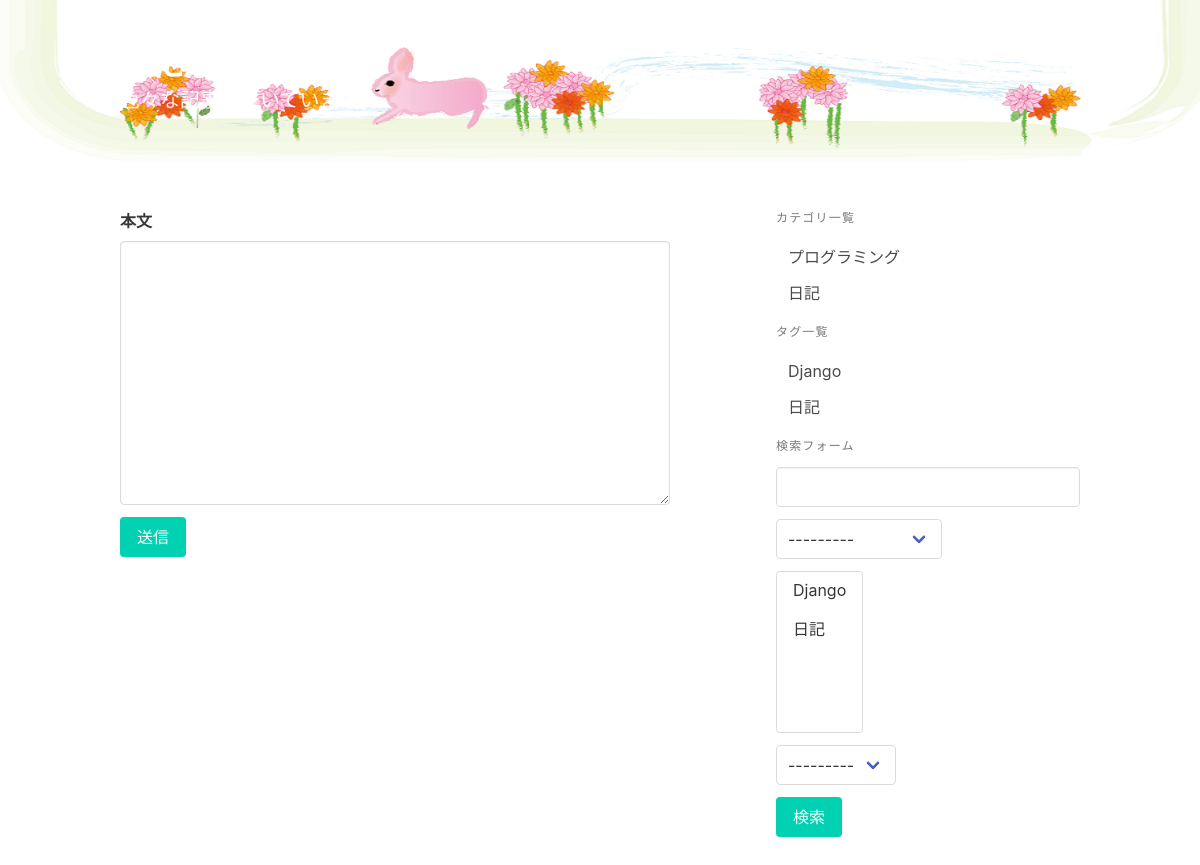
Screenshot of /comment/2/ with the database file from the repository.
### blog/models.py (models this page shows)
class Category(models.Model):
    name = models.CharField('カテゴリ名', max_length=255, unique=True)
    def __str__(self):
        return self.name

class Tag(models.Model):
    name = models.CharField('タグ名', max_length=255, unique=True)
    def __str__(self):
        return self.name

### blog/views.py (the view, shortened to what this page needs)
# urls.py: path('comment/<int:pk>/', views.CommentCreate.as_view(), name='comment_create'),
class CommentCreate(generic.CreateView):
    model = Comment
    form_class = CommentCreateForm

### blog/forms.py
class CommentCreateForm(forms.ModelForm):
    class Meta:
        model = Comment
        fields = ('text',)
        widgets = {
            'text': forms.Textarea(attrs={'class': 'textarea'})
        }

class PostSearchForm(forms.Form):
    key_word = forms.CharField(
        label='キーワード', required=False,
        widget=forms.TextInput(attrs={'class': 'input'})
    )
    category = forms.ModelChoiceField(
        label='カテゴリの選択', required=False,
        queryset=Category.objects.all(),
    )
    tags = forms.ModelMultipleChoiceField(
        label='タグの選択', required=False,
        queryset=Tag.objects.all(),
    )
    user = forms.ModelChoiceField(
        label='投稿者', required=False,
        queryset=User.objects.all(),
    )

### blog/templatetags/blog.py (called while the page is built)
@register.inclusion_tag('blog/category_and_tag_list.html')
def create_category_and_tag_list():
    return {
        'category_list': Category.objects.all(),
        'tag_list': Tag.objects.all(),
    }

@register.inclusion_tag('blog/search_form.html')
def create_search_form(request):
    form = PostSearchForm(request.GET or None)
    return {'form': form}

### blog/templates/blog/comment_form.html (shortened to what this page needs)
{% extends 'blog/base.html' %}
{% block content %}
  <form action=" " method="post">
    {% for field in form %}
      <div class="field">
        <label class="label" for="{{field.id_for_label}}">{{field.label}}</label>
        <div class="control">
          {{field}}
        </div>
      </div>
    {% endfor %}
    <button class="button is-primary" type="submit">送信</button>
  </form>
{% endblock %}

### blog/templates/blog/category_and_tag_list.html
<p class="menu-label">カテゴリ一覧</p>
<ul class="menu-list">
  {% for category in category_list %}
    <li> <a href="{% url 'blog:post_category_list' category.pk %}">{{category}}</a> </li>
  {% endfor %}
</ul>
<p class="menu-label">タグ一覧</p>
<ul class="menu-list">
  {% for tag in tag_list %}
    <li> <a href="{% url 'blog:post_tag_list' tag.pk %}">{{tag}}</a> </li>
  {% endfor %}
</ul>

### rows the page displays
Category: name "プログラミング"
Category: name "日記"
Tag: name "Django"
Tag: name "日記"

### other values shown
{{ field.label }} "本文"
